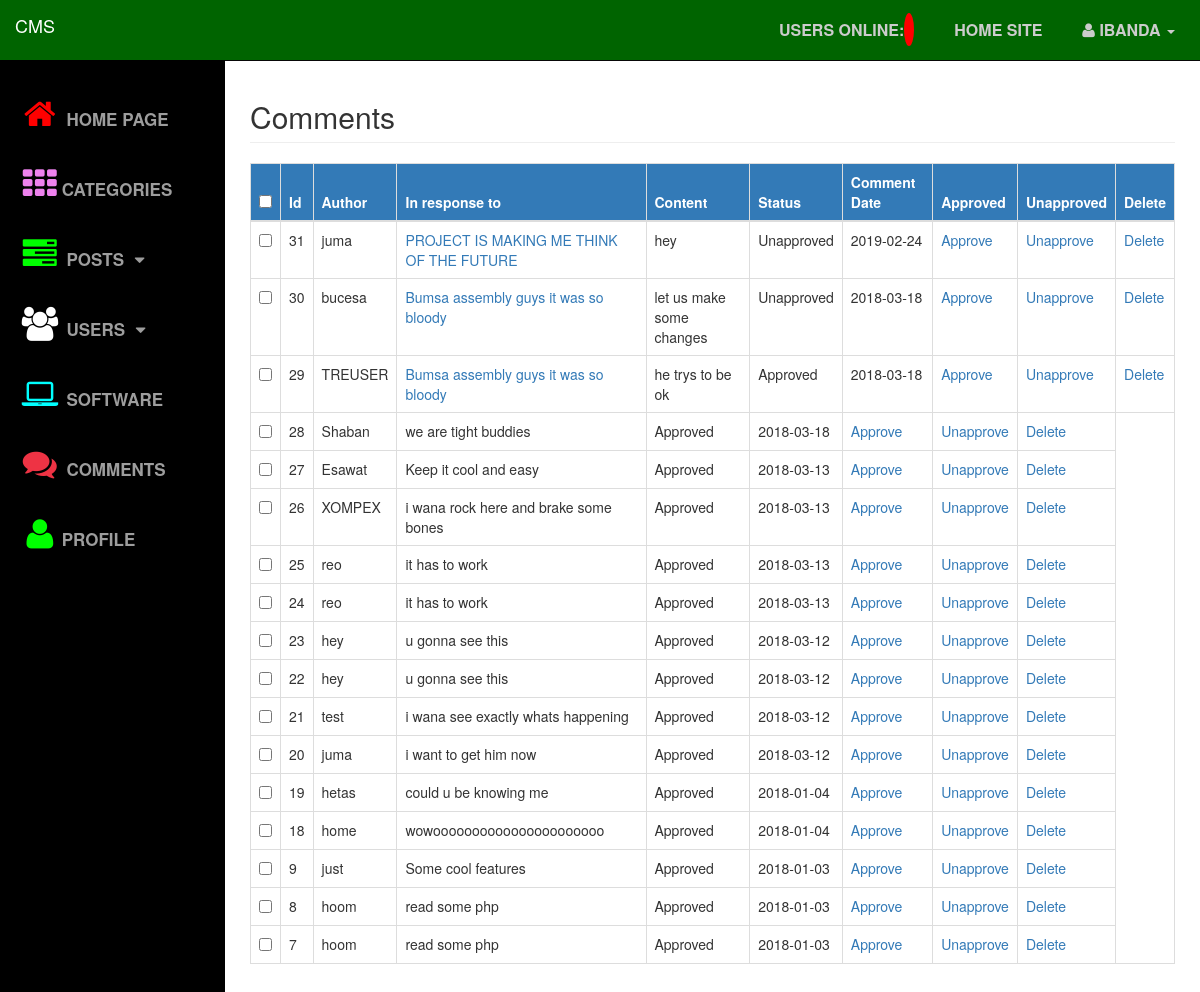
/admin/COMMENTS.php (signed in), run on the app's committed database.
### tables this page shows
CREATE TABLE `comments` (
  `comment_id` int(11) NOT NULL,
  `comment_post_id` int(11) NOT NULL,
  `comment_email` varchar(255) NOT NULL,
  `comment_content` varchar(255) NOT NULL,
  `comment_date` date NOT NULL,
  `comment_author` varchar(255) NOT NULL,
  `comment_status` varchar(255) NOT NULL,
  `In_response_to` varchar(255) NOT NULL,
  `comment_count` int(11) NOT NULL
);

CREATE TABLE `post` (
  `post_id` int(11) NOT NULL,
  `post_title` varchar(255) NOT NULL,
  `Post_category_id` int(11) NOT NULL,
  `post_author` varchar(255) NOT NULL,
  `post_image` text NOT NULL,
  `post_status` varchar(255) NOT NULL,
  `post_content` varchar(255) NOT NULL,
  `post_date` varchar(255) NOT NULL,
  `post_tags` varchar(255) NOT NULL,
  `post_views_count` int(11) NOT NULL,
  `post_comment_count` int(11) NOT NULL
);

### admin/inc/view_all_comments.php (the view, shortened to what this page needs)
<table class="table table-bordered table-hover">
       <thead class="bg-primary">
       <th><input type="checkbox"  id="selectAllcheckboxes" ></th>
       <th>Id</th>
       <th>Author</th>
       <th>In response to </th>
       <th> Content</th>
       <th>Status</th>
       <th>Comment Date</th>
       <th>Approved</th>
       <th>Unapproved</th>
       <th>Delete</th>
       </thead>
       <tbody>
       <?php
       $connection = mysqli_connect('localhost','root','','project');
       $sql = "SELECT * FROM comments ORDER BY comment_id DESC  ";
       $select_comments = mysqli_query($connection,$sql);
       while($row = mysqli_fetch_assoc($select_comments))
       {
       $comment_id =  $row['comment_id'];
       $comment_author =  $row['comment_author'];
       $comment_status =  $row['comment_status'];
       $comment_content =  $row['comment_content'];
       $comment_date =  $row['comment_date'];
       $comment_post_id = $row['comment_post_id'];
       echo "<tr>";
       ?>
       <td><input type='checkbox' class='checkboxes'  name='checkboxarray[]' value='<?php  echo $post_id; ?>'></td>
       <?php
       echo "<td>{$comment_id}</td>";
       echo "<td>{$comment_author}</td>";
       $queryy = "SELECT * FROM post WHERE post_id = {$comment_post_id }";
       $select_post_id = mysqli_query($connection, $queryy);
       while($row = mysqli_fetch_assoc($select_post_id)){
       $post_id =  $row['post_id'];
       $post_title =  $row['post_title'];
       echo "<td><a href='../POSTS.php?p_id={$post_id}'>{$post_title}</a></td>";
       }
       echo "<td>{$comment_content}</td>";
       echo "<td>{$comment_status}</td>";
       echo "<td>{$comment_date}</td>";
       echo "<td><a href='COMMENTS.php?Approve={$comment_id}'>Approve</a></td>";
       echo "<td><a href='COMMENTS.php?Unapprove={$comment_id}'>Unapprove</a></td>";
       echo "<td><a href='COMMENTS.php?delete={$comment_id}'>Delete</a></td>";
       echo "</tr>";
       }
       ?>
       </tbody>
       </table>

### admin/css/sb-admin.css (style rules this page uses)
html { overflow-y: scroll; }
body { margin-top: 100px; background:black; }
@media (min-width:768px) { body { margin-top: 50px; } }

### data on the page
comments: comment_id "31", comment_author "juma", comment_content "hey", comment_status "Unapproved", comment_date "2019-02-24"
post: post_title "PROJECT IS MAKING ME THINK OF THE FUTURE"
comments: comment_id "30", comment_author "bucesa", comment_content "let us make some changes", comment_status "Unapproved", comment_date "2018-03-18"
post: post_title "Bumsa assembly guys it was so bloody"
comments: comment_id "29", comment_author "TREUSER", comment_content "he trys to be ok", comment_status "Approved", comment_date "2018-03-18"
comments: comment_id "28", comment_author "Shaban", comment_content "we are tight buddies", comment_status "Approved", comment_date "2018-03-18"
comments: comment_id "27", comment_author "Esawat", comment_content "Keep it cool and easy", comment_status "Approved", comment_date "2018-03-13"
comments: comment_id "26", comment_author "XOMPEX", comment_content "i wana rock here and brake some bones", comment_status "Approved", comment_date "2018-03-13"
comments: comment_id "25", comment_author "reo", comment_content "it has to work", comment_status "Approved", comment_date "2018-03-13"
comments: comment_id "24", comment_author "reo", comment_content "it has to work", comment_status "Approved", comment_date "2018-03-13"
comments: comment_id "23", comment_author "hey", comment_content "u gonna see this", comment_status "Approved", comment_date "2018-03-12"
comments: comment_id "22", comment_author "hey", comment_content "u gonna see this", comment_status "Approved", comment_date "2018-03-12"
comments: comment_id "21", comment_author "test", comment_content "i wana see exactly whats happening", comment_status "Approved", comment_date "2018-03-12"
comments: comment_id "20", comment_author "juma", comment_content "i want to get him now", comment_status "Approved", comment_date "2018-03-12"
comments: comment_id "19", comment_author "hetas", comment_content "could u be knowing me", comment_status "Approved", comment_date "2018-01-04"
comments: comment_id "18", comment_author "home", comment_content "wowoooooooooooooooooooooo", comment_status "Approved", comment_date "2018-01-04"
comments: comment_id "9", comment_author "just", comment_content "Some cool features", comment_status "Approved", comment_date "2018-01-03"
comments: comment_id "8", comment_author "hoom", comment_content "read some php", comment_status "Approved", comment_date "2018-01-03"
comments: comment_id "7", comment_author "hoom", comment_content "read some php", comment_status "Approved", comment_date "2018-01-03"

### other printed values
$_SESSION['Username'] "IBANDA"
